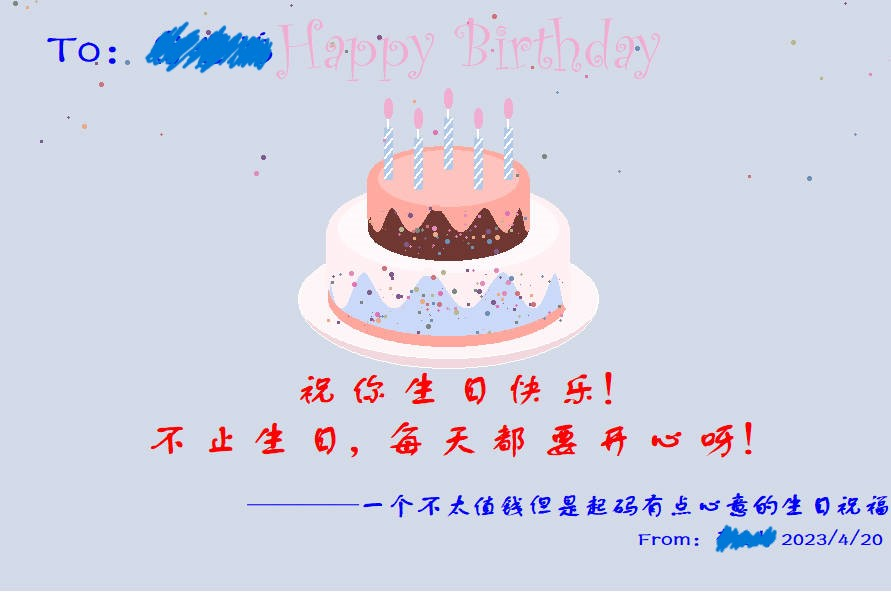

Reproduce this figure in Python.
import turtle as t
import math as m
import random as r


def drawX(a, i):
    angle = m.radians(i)
    return a * m.cos(angle)


def drawY(b, i):
    angle = m.radians(i)
    return b * m.sin(angle)


# 设置背景颜色，窗口位置以及大小
t.bgcolor("#d3dae8")
t.setup(width=900, height=600, startx=0, starty=0)
t.title("宿世鸿，祝你生日快乐！")
t.speed(0)
t.delay(0)
t.tracer(False)
t.penup()
t.goto(150, 0)
t.pendown()
# 1
t.pencolor("white")
t.begin_fill()
for i in range(360):
    x = drawX(150, i)
    y = drawY(60, i)
    t.goto(x, y)
t.fillcolor("#fef5f7")
t.end_fill()
# 2
t.begin_fill()
for i in range(180):
    x = drawX(150, -i)
    y = drawY(70, -i)
    t.goto(x, y)
for i in range(180, 360):
    x = drawX(150, i)
    y = drawY(60, i)
    t.goto(x, y)
t.fillcolor("#f2d7dd")
t.end_fill()
# 3
t.pu()
t.goto(120, 0)
t.pd()
t.begin_fill()
for i in range(360):
    x = drawX(120, i)
    y = drawY(48, i)
    t.goto(x, y)
t.fillcolor("#cbd9f9")
t.end_fill()
# 4
t.begin_fill()
t.pencolor("#fee48c")
for i in range(540):
    x = drawX(120, i)
    y = drawY(48, i) + 70
    t.goto(x, y)
t.goto(-120, 0)
t.fillcolor("#cbd9f9")
t.end_fill()
# 5
t.pu()
t.goto(120, 70)
t.pd()
t.pencolor("#fff0f3")
t.begin_fill()
for i in range(360):
    x = drawX(120, i)
    y = drawY(48, i) + 70
    t.goto(x, y)
t.fillcolor("#fff0f3")
t.end_fill()
# 6
t.pu()
t.goto(110, 70)
t.pd()
t.pencolor("#fff9fb")
t.begin_fill()
for i in range(360):
    x = drawX(110, i)
    y = drawY(44, i) + 70
    t.goto(x, y)
t.fillcolor("#fff9fb")
t.end_fill()
# 7
t.pu()
t.goto(120, 0)
t.pd()
t.begin_fill()
t.pencolor("#ffa79d")
for i in range(180):
    x = drawX(120, -i)
    y = drawY(48, -i) + 10
    t.goto(x, y)
t.goto(-120, 0)
for i in range(180, 360):
    x = drawX(120, i)
    y = drawY(48, i)
    t.goto(x, y)
t.fillcolor("#ffa79d")
t.end_fill()
# 8
t.pu()
t.goto(120, 70)
t.pd()
t.begin_fill()
t.pensize(4)
t.pencolor("#fff0f3")
for i in range(1800):
    x = drawX(120, 0.1 * i)
    y = drawY(-18, i) + 10
    t.goto(x, y)
t.goto(-120, 70)
t.pensize(1)
for i in range(180, 360):
    x = drawX(120, i)
    y = drawY(48, i) + 70
    t.goto(x, y)
t.fillcolor("#fff0f3")
t.end_fill()
# 9
t.pu()
t.goto(80, 70)
t.pd()
t.begin_fill()
t.pencolor("#6f3732")
t.goto(80, 120)
for i in range(180):
    x = drawX(80, i)
    y = drawY(32, i) + 120
    t.goto(x, y)
t.goto(-80, 70)
for i in range(180, 360):
    x = drawX(80, i)
    y = drawY(32, i) + 70
    t.goto(x, y)
t.fillcolor("#6f3732")
t.end_fill()
# 10
t.pu()
t.goto(80, 120)
t.pd()
t.pencolor("#ffaaa0")
t.begin_fill()
for i in range(360):
    x = drawX(80, i)
    y = drawY(32, i) + 120
    t.goto(x, y)
t.fillcolor("#ffaaa0")
t.end_fill()
# 11
t.pu()
t.goto(70, 120)
t.pd()
t.pencolor("#ffc3be")
t.begin_fill()
for i in range(360):
    x = drawX(70, i)
    y = drawY(28, i) + 120
    t.goto(x, y)
t.fillcolor("#ffc3be")
t.end_fill()
# 12
t.pu()
t.goto(80, 120)
t.pd()
t.begin_fill()
t.pensize(3)
t.pencolor("#ffaaa0")
for i in range(1800):
    x = drawX(80, 0.1 * i)
    y = drawY(-12, i) + 80
    t.goto(x, y)
t.goto(-80, 120)
t.pensize(1)
for i in range(180, 360):
    x = drawX(80, i)
    y = drawY(32, i) + 120
    t.goto(x, y)
t.fillcolor("#ffaaa0")
t.end_fill()
# 13
t.pu()
t.goto(64, 120)
t.pd()
t.pencolor("#b1c9e9")
t.begin_fill()
for i in range(360):
    x = drawX(4, i) + 60
    y = drawY(1, i) + 120
    t.goto(x, y)
t.goto(64, 170)
for i in range(540):
    x = drawX(4, i) + 60
    y = drawY(1, i) + 170
    t.goto(x, y)
t.goto(56, 120)
t.fillcolor("#b1c9e9")
t.end_fill()
t.pencolor("white")
t.pensize(2)
for i in range(1, 6):
    t.goto(64, 120 + 10 * i)
    t.pu()
    t.goto(56, 120 + 10 * i)
    t.pd()
t.pu()
t.goto(60, 170)
t.pd()
t.goto(60, 180)
t.pensize(1)
#
t.pu()
t.goto(64, 190)
t.pd()
t.pencolor("#f1add1")
t.begin_fill()
for i in range(360):
    x = drawX(4, i) + 60
    y = drawY(10, i) + 190
    t.goto(x, y)
t.fillcolor("#f1add1")
t.end_fill()

# 14
t.pu()
t.goto(-56, 120)
t.pd()
t.pencolor("#b1c9e9")
t.begin_fill()
for i in range(360):
    x = drawX(4, i) - 60
    y = drawY(1, i) + 120
    t.goto(x, y)
t.goto(-56, 170)
for i in range(540):
    x = drawX(4, i) - 60
    y = drawY(1, i) + 170
    t.goto(x, y)
t.goto(-64, 120)
t.fillcolor("#b1c9e9")
t.end_fill()
t.pencolor("white")
t.pensize(2)
for i in range(1, 6):
    t.goto(-56, 120 + 10 * i)
    t.pu()
    t.goto(-64, 120 + 10 * i)
    t.pd()
t.pu()
t.goto(-60, 170)
t.pd()
t.goto(-60, 180)
t.pensize(1)
#
t.pu()
t.goto(-56, 190)
t.pd()
t.pencolor("#f1add1")
t.begin_fill()
for i in range(360):
    x = drawX(4, i) - 60
    y = drawY(10, i) + 190
    t.goto(x, y)
t.fillcolor("#f1add1")
t.end_fill()
# 15
t.pu()
t.goto(0, 130)
t.pd()
t.pencolor("#b1c9e9")
t.begin_fill()
for i in range(360):
    x = drawX(4, i)
    y = drawY(1, i) + 130
    t.goto(x, y)
t.goto(4, 180)
for i in range(540):
    x = drawX(4, i)
    y = drawY(1, i) + 180
    t.goto(x, y)
t.goto(-4, 130)
t.fillcolor("#b1c9e9")
t.end_fill()
t.pencolor("white")
t.pensize(2)
for i in range(1, 6):
    t.goto(4, 130 + 10 * i)
    t.pu()
    t.goto(-4, 130 + 10 * i)
    t.pd()
t.pu()
t.goto(0, 180)
t.pd()
t.goto(0, 190)
t.pensize(1)
#
t.pu()
t.goto(4, 200)
t.pd()
t.pencolor("#f1add1")
t.begin_fill()
for i in range(360):
    x = drawX(4, i)
    y = drawY(10, i) + 200
    t.goto(x, y)
t.fillcolor("#f1add1")
t.end_fill()
# 16
t.pu()
t.goto(30, 110)
t.pd()
t.pencolor("#b1c9e9")
t.begin_fill()
for i in range(360):
    x = drawX(4, i) + 30
    y = drawY(1, i) + 110
    t.goto(x, y)
t.goto(34, 160)
for i in range(540):
    x = drawX(4, i) + 30
    y = drawY(1, i) + 160
    t.goto(x, y)
t.goto(26, 110)
t.fillcolor("#b1c9e9")
t.end_fill()
t.pencolor("white")
t.pensize(2)
for i in range(1, 6):
    t.goto(34, 110 + 10 * i)
    t.pu()
    t.goto(26, 110 + 10 * i)
    t.pd()
t.pu()
t.goto(30, 160)
t.pd()
t.goto(30, 170)
t.pensize(1)
#
t.pu()
t.goto(34, 180)
t.pd()
t.pencolor("#f1add1")
t.begin_fill()
for i in range(360):
    x = drawX(4, i) + 30
    y = drawY(10, i) + 180
    t.goto(x, y)
t.fillcolor("#f1add1")
t.end_fill()
# 17
t.pu()
t.goto(-30, 110)
t.pd()
t.pencolor("#b1c9e9")
t.begin_fill()
for i in range(360):
    x = drawX(4, i) - 30
    y = drawY(1, i) + 110
    t.goto(x, y)
t.goto(-26, 160)
for i in range(540):
    x = drawX(4, i) - 30
    y = drawY(1, i) + 160
    t.goto(x, y)
t.goto(-34, 110)
t.fillcolor("#b1c9e9")
t.end_fill()
t.pencolor("white")
t.pensize(2)
for i in range(1, 6):
    t.goto(-26, 110 + 10 * i)
    t.pu()
    t.goto(-34, 110 + 10 * i)
    t.pd()
t.pu()
t.goto(-30, 160)
t.pd()
t.goto(-30, 170)
t.pensize(1)
#
t.pu()
t.goto(-26, 180)
t.pd()
t.pencolor("#f1add1")
t.begin_fill()
for i in range(360):
    x = drawX(4, i) - 30
    y = drawY(10, i) + 180
    t.goto(x, y)
t.fillcolor("#f1add1")
t.end_fill()
###随机
color = ["#e28cb9", "#805a8c", "#eaa989", "#6e90b7", "#b8b68f", "#e174b5", "#cf737c", "#7c8782"]
for i in range(80):
    t.pu()
    x = r.randint(-120, 120)
    y = r.randint(-25, 30)
    t.goto(x, y)
    t.pd()
    t.dot(r.randint(2, 5), color[r.randint(0, 7)])
for i in range(40):
    t.pu()
    x = r.randint(-90, 90)
    y = r.randint(-35, 10)
    t.goto(x, y)
    t.pd()
    t.dot(r.randint(2, 5), color[r.randint(0, 7)])

for i in range(40):
    t.pu()
    x = r.randint(-80, 80)
    y = r.randint(60, 90)
    t.goto(x, y)
    t.pd()
    t.dot(r.randint(2, 5), color[r.randint(0, 7)])
for i in range(30):
    t.pu()
    x = r.randint(-50, 50)
    y = r.randint(45, 70)
    t.goto(x, y)
    t.pd()
    t.dot(r.randint(2, 5), color[r.randint(0, 7)])
for i in range(50):
    t.pu()
    x = r.randint(-500, 500)
    y = r.randint(120, 300)
    t.goto(x, y)
    t.pd()
    t.dot(r.randint(3, 5), color[r.randint(0, 7)])
t.seth(90)
t.pu()
t.goto(0, 0)
t.fd(210)
t.left(90)
t.fd(170)
t.pd()
t.write("Happy Birthday", font=("Curlz MT", 50))


t.color('blue')
t.penup()
t.goto(-400, 230)
t.pendown()
t.write('To：宿世鸿  ', font=('方正舒体', 32, 'bold'))
t.color('red')
t.penup()
t.goto(-150, -110)
t.pendown()
t.write('祝 你 生 日 快 乐！', font=('方正舒体', 30, 'bold'))
t.color('red')
t.penup()
t.goto(-300, -160)
t.pendown()
t.write('不 止 生 日，每 天 都 要 开 心 呀！', font=('方正舒体', 30, 'bold'))
t.color('blue')
t.penup()
t.goto(-200, -220)
t.pendown()
t.write('————一个不太值钱但是起码有点心意的生日祝福', font=('方正舒体', 20, 'bold'))
t.color('blue')
t.penup()
t.goto(190, -250)
t.pendown()
t.write('From：李凌炜 2023/4/20', font=('方正舒体', 15, 'bold'))
t.penup()
t.done()
